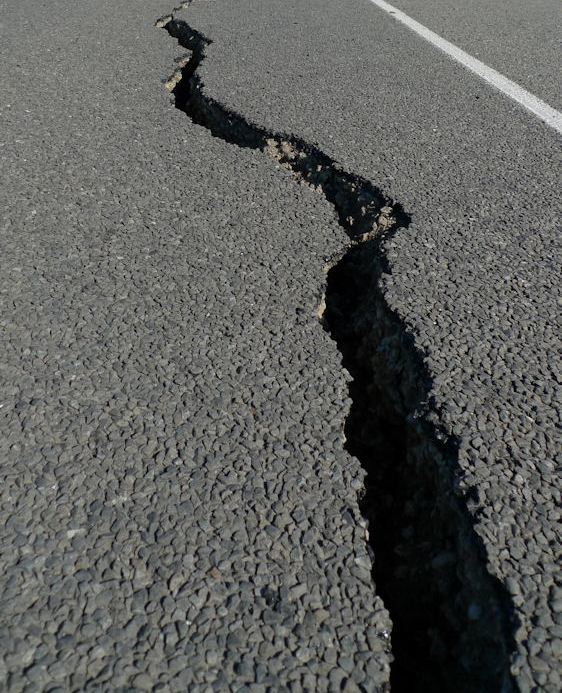
#> input picture crack-detection-main/crack-detection-main/crack-detection-opencv-master/Input-Set/Cracked_11.jpg, 562 x 693 px
$ python CrackDetection.py
#> lines starting #> are read from the running program, lines starting #| are printed output that depends on the picture; after the words box and inside, x2 and y2 are one past the last pixel; in counts of white or black regions, pixels touching at a corner belong together
# importing necessary libraries
import numpy as np
import cv2
from matplotlib import pyplot as plt

# read a cracked sample image
img = cv2.imread('Input-Set/Cracked_11.jpg')
#> img is the input picture: shape (693, 562, 3); mean B, G, R 92.1, 94.7, 93.6

# Convert into gray scale
gray = cv2.cvtColor(img, cv2.COLOR_BGR2GRAY)

# Image processing ( smoothing )
# Averaging
blur = cv2.blur(gray,(3,3))

# Apply logarithmic transform
img_log = (np.log(blur+1)/(np.log(1+np.max(blur))))*255
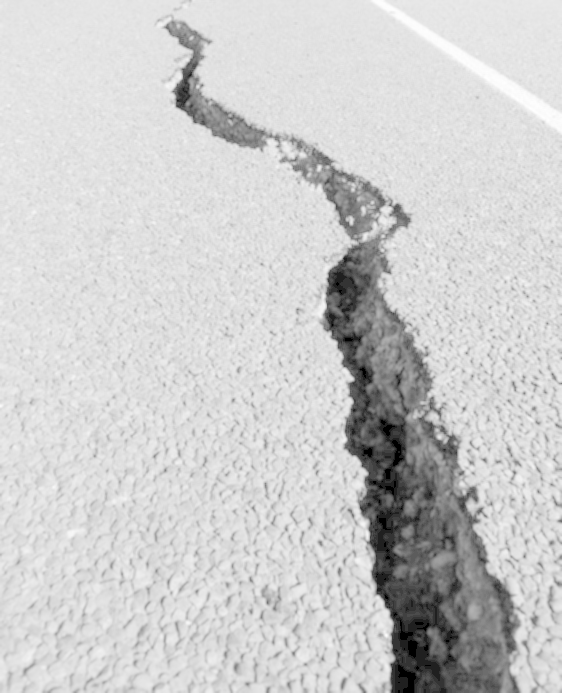
#> img_log: shape (693, 562) float16; min 0, max 255, mean 205.4

# Specify the data type
img_log = np.array(img_log,dtype=np.uint8)

# Image smoothing: bilateral filter
bilateral = cv2.bilateralFilter(img_log, 5, 75, 75)

# Canny Edge Detection
edges = cv2.Canny(bilateral,100,200)
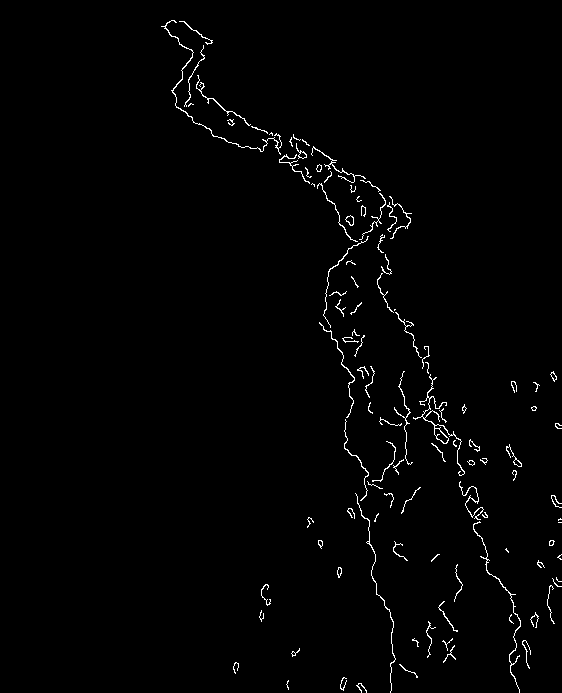
#> edges: shape (693, 562); 1.3% white in thin lines or dots, all inside (x1, y1, x2, y2) = (161, 20, 562, 693)

# Morphological Closing Operator
kernel = np.ones((5,5),np.uint8)
closing = cv2.morphologyEx(edges, cv2.MORPH_CLOSE, kernel)
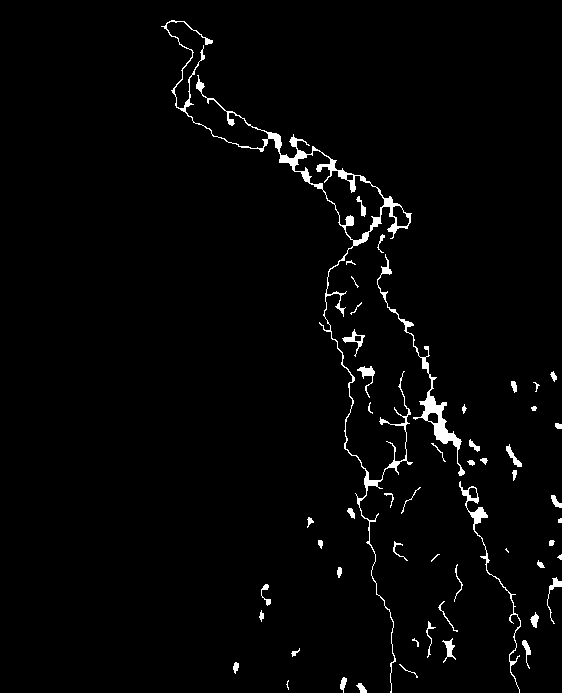
#> closing: shape (693, 562); 2.2% white; 53 white regions (6 under 20 px), largest, box (x1, y1, x2, y2) and area: (161, 20, 413, 693) 3916, (377, 254, 465, 476) 1301, (459, 481, 521, 693) 652

# Create feature detecting method
# sift = cv2.xfeatures2d.SIFT_create()
# surf = cv2.xfeatures2d.SURF_create()
orb = cv2.ORB_create(nfeatures=1500)

# Make featured Image
keypoints, descriptors = orb.detectAndCompute(closing, None)
#> keypoints = 1394 keypoints; strongest (x, y, size): (266, 141, 31), (404, 417, 31), (343, 259, 31), (184, 109, 37.2)
featuredImg = cv2.drawKeypoints(closing, keypoints, None)
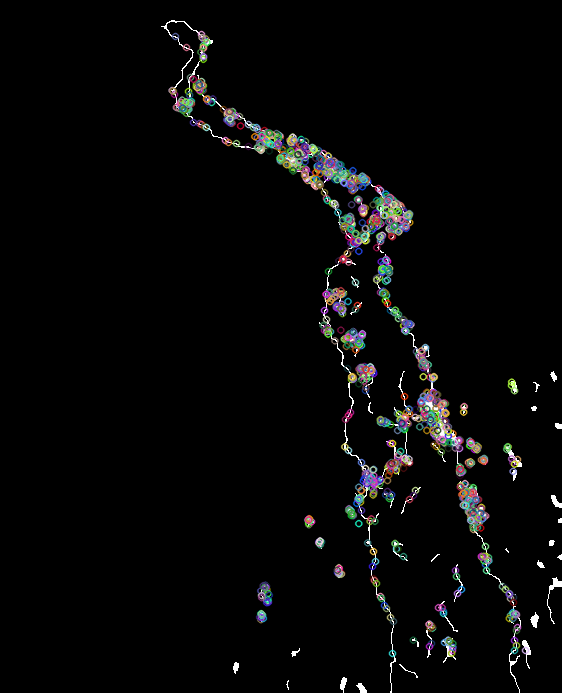
#> featuredImg: shape (693, 562, 3); mean of channels 0, 1, 2 7.5, 7.5, 7.5; drawn as B, G, R

# Create an output image
cv2.imwrite('Output-Set/CrackDetected-7.jpg', featuredImg)

# Use plot to show original and output image
plt.subplot(121),plt.imshow(img)
plt.title('Original'),plt.xticks([]), plt.yticks([])
plt.subplot(122),plt.imshow(featuredImg,cmap='gray')
plt.title('Output Image'),plt.xticks([]), plt.yticks([])
plt.show()
#> figure, not shown here; B, G, R data is drawn as R, G, B

$ run again, with crack-detection-main/crack-detection-main/crack-detection-opencv-master/Input-Set/Cracked_01.jpg copied over crack-detection-main/crack-detection-main/crack-detection-opencv-master/Input-Set/Cracked_11.jpg
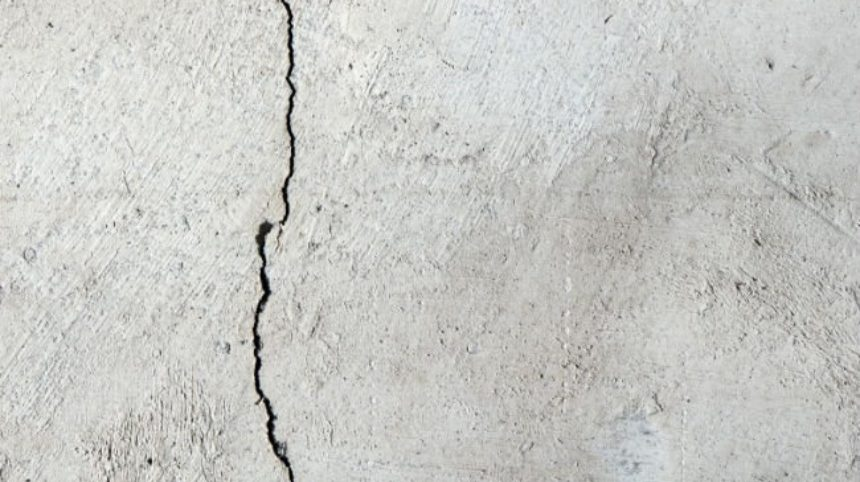
#> input picture crack-detection-main/crack-detection-main/crack-detection-opencv-master/Input-Set/Cracked_01.jpg, 860 x 482 px
#> img is the input picture: shape (482, 860, 3); mean B, G, R 197.6, 201.2, 200.5
#> `edges = cv2.Canny(bilateral,100,200)`:
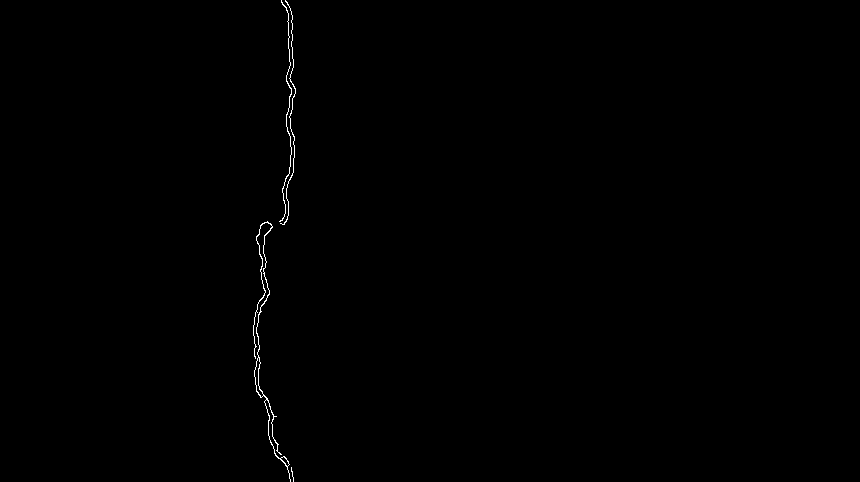
#> edges: shape (482, 860); 0.27% white in thin lines or dots, all inside (x1, y1, x2, y2) = (253, 0, 296, 482)
#> closing: shape (482, 860); 0.57% white; 2 white regions, box (x1, y1, x2, y2) and area: (253, 221, 294, 482) 1298, (279, 0, 296, 225) 1083
#> keypoints = 418 keypoints; strongest (x, y, size): (261, 246, 31), (261, 243, 31), (268, 227, 37.2), (271, 226, 37.2)
#> `plt.show()`:
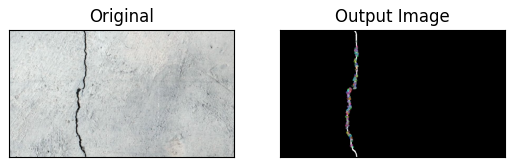
#> figure drawn by matplotlib, 2 panels; B, G, R data is drawn as R, G, B

$ run again, with crack-detection-main/crack-detection-main/crack-detection-opencv-master/Input-Set/Cracked_02.jpg copied over crack-detection-main/crack-detection-main/crack-detection-opencv-master/Input-Set/Cracked_11.jpg
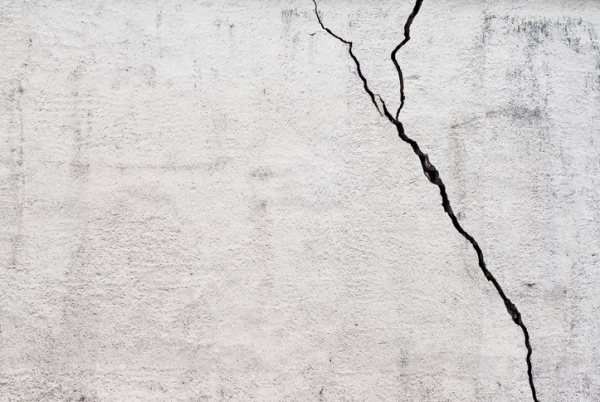
#> input picture crack-detection-main/crack-detection-main/crack-detection-opencv-master/Input-Set/Cracked_02.jpg, 600 x 402 px
#> img is the input picture: shape (402, 600, 3); mean B, G, R 208.4, 209.4, 211.8
#> `edges = cv2.Canny(bilateral,100,200)`:
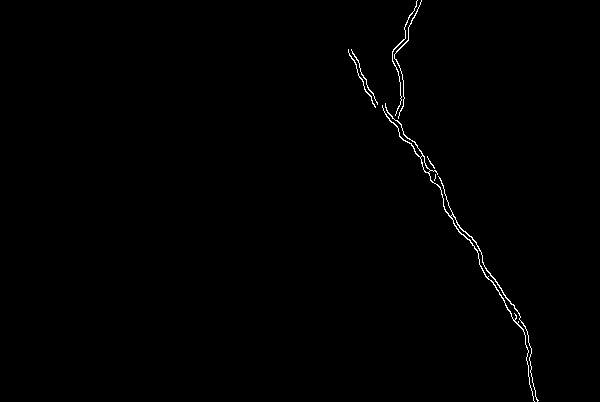
#> edges: shape (402, 600); 0.54% white in thin lines or dots, all inside (x1, y1, x2, y2) = (348, 0, 539, 402)
#> closing: shape (402, 600); 1.1% white; 2 white regions, box (x1, y1, x2, y2) and area: (382, 0, 539, 402) 2441, (348, 49, 378, 108) 292
#> keypoints = 466 keypoints; strongest (x, y, size): (394, 116, 64.3), (393, 117, 77.1), (391, 112, 53.6), (390, 110, 64.3)
#> `featuredImg = cv2.drawKeypoints(closing, keypoints, None)`:
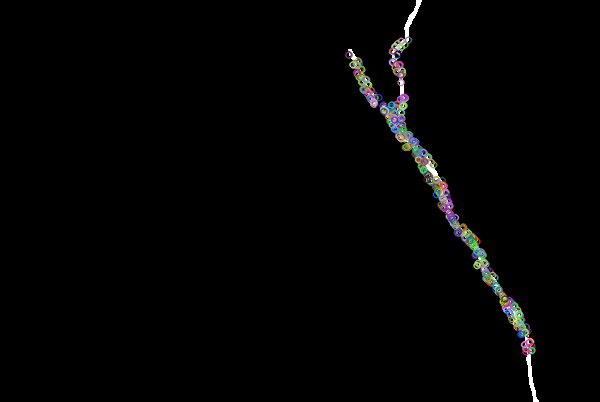
#> featuredImg: shape (402, 600, 3); mean of channels 0, 1, 2 3.3, 3.3, 3.3; drawn as B, G, R

$ run again, with crack-detection-main/crack-detection-main/crack-detection-opencv-master/Input-Set/Cracked_03.jpg copied over crack-detection-main/crack-detection-main/crack-detection-opencv-master/Input-Set/Cracked_11.jpg
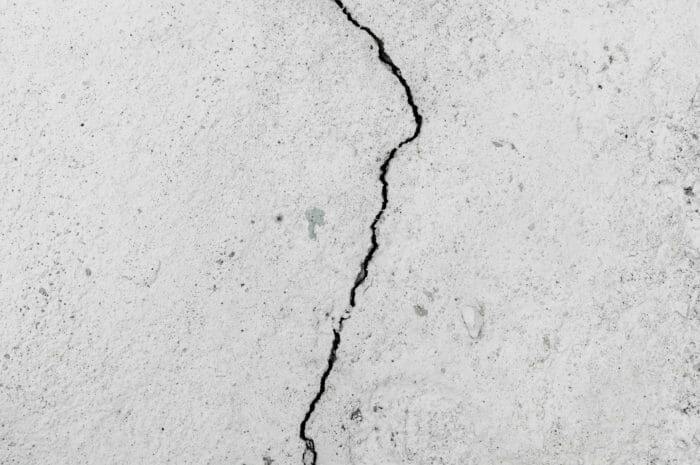
#> input picture crack-detection-main/crack-detection-main/crack-detection-opencv-master/Input-Set/Cracked_03.jpg, 700 x 465 px
#> img is the input picture: shape (465, 700, 3); mean B, G, R 208.6, 208.7, 208.7
#> `edges = cv2.Canny(bilateral,100,200)`:
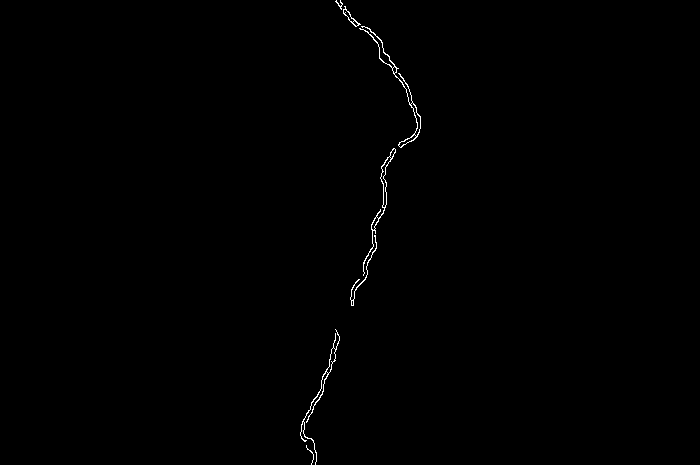
#> edges: shape (465, 700); 0.36% white in thin lines or dots, all inside (x1, y1, x2, y2) = (300, 0, 421, 465)
#> closing: shape (465, 700); 0.7% white; 3 white regions, box (x1, y1, x2, y2) and area: (335, 0, 421, 148) 877, (350, 148, 396, 306) 764, (300, 329, 340, 465) 636
#> keypoints = 447 keypoints; strongest (x, y, size): (385, 59, 37.2), (383, 56, 37.2), (386, 60, 31), (385, 54, 37.2)
#> `plt.show()`:
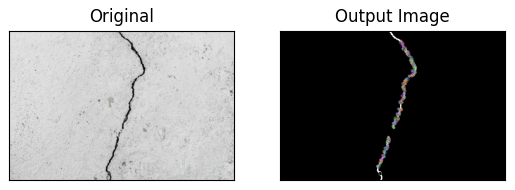
#> figure drawn by matplotlib, 2 panels; B, G, R data is drawn as R, G, B
